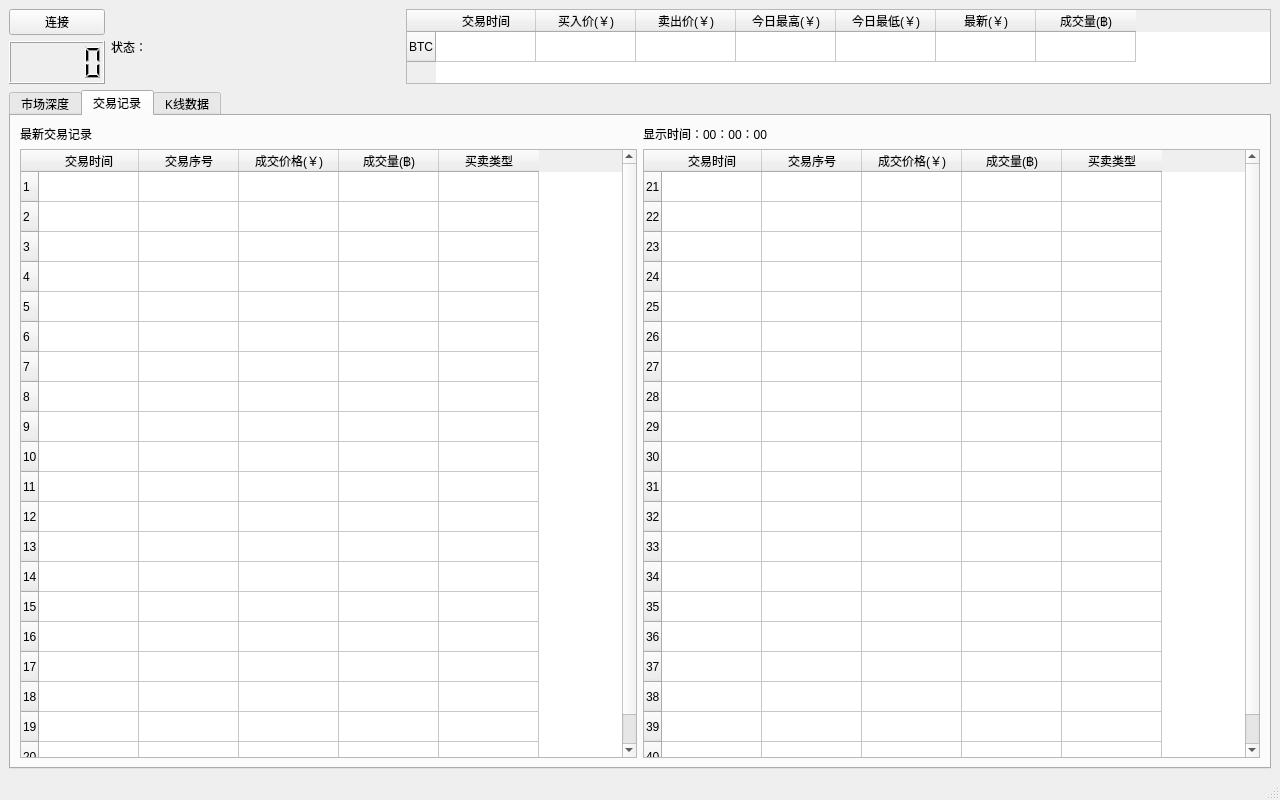
<?xml version="1.0" encoding="UTF-8"?>
<ui version="4.0">
 <class>MainWindow</class>
 <widget class="QMainWindow" name="MainWindow">
  <property name="geometry">
   <rect>
    <x>0</x>
    <y>0</y>
    <width>1280</width>
    <height>800</height>
   </rect>
  </property>
  <property name="windowTitle">
   <string>MainWindow</string>
  </property>
  <widget class="QWidget" name="centralwidget">
   <layout class="QVBoxLayout" name="verticalLayout_3">
    <item>
     <layout class="QVBoxLayout" name="verticalLayout" stretch="1,9">
      <item>
       <layout class="QHBoxLayout" name="horizontalLayout" stretch="1,3,9">
        <item>
         <layout class="QVBoxLayout" name="verticalLayout_4">
          <item>
           <widget class="QPushButton" name="connect_button">
            <property name="text">
             <string>连接</string>
            </property>
           </widget>
          </item>
          <item>
           <widget class="QLCDNumber" name="lcdNumber"/>
          </item>
         </layout>
        </item>
        <item>
         <widget class="QLabel" name="status_label">
          <property name="text">
           <string>状态：</string>
          </property>
         </widget>
        </item>
        <item>
         <widget class="QTableWidget" name="ticker_table">
          <property name="layoutDirection">
           <enum>Qt::LeftToRight</enum>
          </property>
          <property name="autoFillBackground">
           <bool>false</bool>
          </property>
          <property name="locale">
           <locale language="Chinese" country="China"/>
          </property>
          <row>
           <property name="text">
            <string>BTC</string>
           </property>
          </row>
          <column>
           <property name="text">
            <string>交易时间</string>
           </property>
          </column>
          <column>
           <property name="text">
            <string>买入价(￥)</string>
           </property>
          </column>
          <column>
           <property name="text">
            <string>卖出价(￥)</string>
           </property>
          </column>
          <column>
           <property name="text">
            <string>今日最高(￥)</string>
           </property>
          </column>
          <column>
           <property name="text">
            <string>今日最低(￥)</string>
           </property>
          </column>
          <column>
           <property name="text">
            <string>最新(￥)</string>
           </property>
          </column>
          <column>
           <property name="text">
            <string>成交量(฿)</string>
           </property>
          </column>
          <item row="0" column="0">
           <property name="text">
            <string/>
           </property>
          </item>
         </widget>
        </item>
       </layout>
      </item>
      <item>
       <layout class="QVBoxLayout" name="verticalLayout_2">
        <item>
         <widget class="QTabWidget" name="tabWidget">
          <property name="currentIndex">
           <number>1</number>
          </property>
          <widget class="QWidget" name="depth_tab">
           <attribute name="title">
            <string>市场深度</string>
           </attribute>
           <layout class="QVBoxLayout" name="verticalLayout_11">
            <item>
             <layout class="QHBoxLayout" name="horizontalLayout_2" stretch="1,1">
              <item>
               <layout class="QVBoxLayout" name="verticalLayout_5" stretch="0,0">
                <item>
                 <widget class="QLabel" name="depth_label_1">
                  <property name="text">
                   <string>最新市场深度 0.01</string>
                  </property>
                 </widget>
                </item>
                <item>
                 <widget class="QTableWidget" name="depth_table_1">
                  <row>
                   <property name="text">
                    <string>1</string>
                   </property>
                  </row>
                  <row>
                   <property name="text">
                    <string>2</string>
                   </property>
                  </row>
                  <row>
                   <property name="text">
                    <string>3</string>
                   </property>
                  </row>
                  <row>
                   <property name="text">
                    <string>4</string>
                   </property>
                  </row>
                  <row>
                   <property name="text">
                    <string>5</string>
                   </property>
                  </row>
                  <row>
                   <property name="text">
                    <string>6</string>
                   </property>
                  </row>
                  <row>
                   <property name="text">
                    <string>7</string>
                   </property>
                  </row>
                  <row>
                   <property name="text">
                    <string>8</string>
                   </property>
                  </row>
                  <row>
                   <property name="text">
                    <string>9</string>
                   </property>
                  </row>
                  <row>
                   <property name="text">
                    <string>10</string>
                   </property>
                  </row>
                  <row>
                   <property name="text">
                    <string>11</string>
                   </property>
                  </row>
                  <row>
                   <property name="text">
                    <string>12</string>
                   </property>
                  </row>
                  <row>
                   <property name="text">
                    <string>13</string>
                   </property>
                  </row>
                  <row>
                   <property name="text">
                    <string>14</string>
                   </property>
                  </row>
                  <row>
                   <property name="text">
                    <string>15</string>
                   </property>
                  </row>
                  <row>
                   <property name="text">
                    <string>16</string>
                   </property>
                  </row>
                  <row>
                   <property name="text">
                    <string>17</string>
                   </property>
                  </row>
                  <row>
                   <property name="text">
                    <string>18</string>
                   </property>
                  </row>
                  <row>
                   <property name="text">
                    <string>19</string>
                   </property>
                  </row>
                  <row>
                   <property name="text">
                    <string>20</string>
                   </property>
                  </row>
                  <column>
                   <property name="text">
                    <string>买入价(￥)</string>
                   </property>
                  </column>
                  <column>
                   <property name="text">
                    <string>委单量(฿)</string>
                   </property>
                  </column>
                  <column>
                   <property name="text">
                    <string>卖出价(￥)</string>
                   </property>
                  </column>
                  <column>
                   <property name="text">
                    <string>委单量(฿)</string>
                   </property>
                  </column>
                 </widget>
                </item>
               </layout>
              </item>
              <item>
               <layout class="QVBoxLayout" name="verticalLayout_7" stretch="0,0">
                <item>
                 <widget class="QLabel" name="depth_label_2">
                  <property name="text">
                   <string>显示时间：00：00：00</string>
                  </property>
                 </widget>
                </item>
                <item>
                 <widget class="QTableWidget" name="depth_table_2">
                  <row>
                   <property name="text">
                    <string>21</string>
                   </property>
                  </row>
                  <row>
                   <property name="text">
                    <string>22</string>
                   </property>
                  </row>
                  <row>
                   <property name="text">
                    <string>23</string>
                   </property>
                  </row>
                  <row>
                   <property name="text">
                    <string>24</string>
                   </property>
                  </row>
                  <row>
                   <property name="text">
                    <string>25</string>
                   </property>
                  </row>
                  <row>
                   <property name="text">
                    <string>26</string>
                   </property>
                  </row>
                  <row>
                   <property name="text">
                    <string>27</string>
                   </property>
                  </row>
                  <row>
                   <property name="text">
                    <string>28</string>
                   </property>
                  </row>
                  <row>
                   <property name="text">
                    <string>29</string>
                   </property>
                  </row>
                  <row>
                   <property name="text">
                    <string>30</string>
                   </property>
                  </row>
                  <row>
                   <property name="text">
                    <string>31</string>
                   </property>
                  </row>
                  <row>
                   <property name="text">
                    <string>32</string>
                   </property>
                  </row>
                  <row>
                   <property name="text">
                    <string>33</string>
                   </property>
                  </row>
                  <row>
                   <property name="text">
                    <string>34</string>
                   </property>
                  </row>
                  <row>
                   <property name="text">
                    <string>35</string>
                   </property>
                  </row>
                  <row>
                   <property name="text">
                    <string>36</string>
                   </property>
                  </row>
                  <row>
                   <property name="text">
                    <string>37</string>
                   </property>
                  </row>
                  <row>
                   <property name="text">
                    <string>38</string>
                   </property>
                  </row>
                  <row>
                   <property name="text">
                    <string>39</string>
                   </property>
                  </row>
                  <row>
                   <property name="text">
                    <string>40</string>
                   </property>
                  </row>
                  <column>
                   <property name="text">
                    <string>买入价(￥)</string>
                   </property>
                  </column>
                  <column>
                   <property name="text">
                    <string>委单量(฿)</string>
                   </property>
                  </column>
                  <column>
                   <property name="text">
                    <string>卖出价(￥)</string>
                   </property>
                  </column>
                  <column>
                   <property name="text">
                    <string>委单量(฿)</string>
                   </property>
                  </column>
                 </widget>
                </item>
               </layout>
              </item>
             </layout>
            </item>
           </layout>
          </widget>
          <widget class="QWidget" name="trades_tab">
           <attribute name="title">
            <string>交易记录</string>
           </attribute>
           <layout class="QVBoxLayout" name="verticalLayout_12">
            <item>
             <layout class="QHBoxLayout" name="horizontalLayout_3" stretch="1,1">
              <item>
               <layout class="QVBoxLayout" name="verticalLayout_6" stretch="0,0">
                <item>
                 <widget class="QLabel" name="trades_label_1">
                  <property name="text">
                   <string>最新交易记录</string>
                  </property>
                 </widget>
                </item>
                <item>
                 <widget class="QTableWidget" name="trades_table_1">
                  <row>
                   <property name="text">
                    <string>1</string>
                   </property>
                  </row>
                  <row>
                   <property name="text">
                    <string>2</string>
                   </property>
                  </row>
                  <row>
                   <property name="text">
                    <string>3</string>
                   </property>
                  </row>
                  <row>
                   <property name="text">
                    <string>4</string>
                   </property>
                  </row>
                  <row>
                   <property name="text">
                    <string>5</string>
                   </property>
                  </row>
                  <row>
                   <property name="text">
                    <string>6</string>
                   </property>
                  </row>
                  <row>
                   <property name="text">
                    <string>7</string>
                   </property>
                  </row>
                  <row>
                   <property name="text">
                    <string>8</string>
                   </property>
                  </row>
                  <row>
                   <property name="text">
                    <string>9</string>
                   </property>
                  </row>
                  <row>
                   <property name="text">
                    <string>10</string>
                   </property>
                  </row>
                  <row>
                   <property name="text">
                    <string>11</string>
                   </property>
                  </row>
                  <row>
                   <property name="text">
                    <string>12</string>
                   </property>
                  </row>
                  <row>
                   <property name="text">
                    <string>13</string>
                   </property>
                  </row>
                  <row>
                   <property name="text">
                    <string>14</string>
                   </property>
                  </row>
                  <row>
                   <property name="text">
                    <string>15</string>
                   </property>
                  </row>
                  <row>
                   <property name="text">
                    <string>16</string>
                   </property>
                  </row>
                  <row>
                   <property name="text">
                    <string>17</string>
                   </property>
                  </row>
                  <row>
                   <property name="text">
                    <string>18</string>
                   </property>
                  </row>
                  <row>
                   <property name="text">
                    <string>19</string>
                   </property>
                  </row>
                  <row>
                   <property name="text">
                    <string>20</string>
                   </property>
                  </row>
                  <column>
                   <property name="text">
                    <string>交易时间</string>
                   </property>
                  </column>
                  <column>
                   <property name="text">
                    <string>交易序号</string>
                   </property>
                  </column>
                  <column>
                   <property name="text">
                    <string>成交价格(￥)</string>
                   </property>
                  </column>
                  <column>
                   <property name="text">
                    <string>成交量(฿)</string>
                   </property>
                  </column>
                  <column>
                   <property name="text">
                    <string>买卖类型</string>
                   </property>
                  </column>
                 </widget>
                </item>
               </layout>
              </item>
              <item>
               <layout class="QVBoxLayout" name="verticalLayout_8" stretch="0,0">
                <item>
                 <widget class="QLabel" name="trades_label_2">
                  <property name="text">
                   <string>显示时间：00：00：00</string>
                  </property>
                 </widget>
                </item>
                <item>
                 <widget class="QTableWidget" name="trades_table_2">
                  <row>
                   <property name="text">
                    <string>21</string>
                   </property>
                  </row>
                  <row>
                   <property name="text">
                    <string>22</string>
                   </property>
                  </row>
                  <row>
                   <property name="text">
                    <string>23</string>
                   </property>
                  </row>
                  <row>
                   <property name="text">
                    <string>24</string>
                   </property>
                  </row>
                  <row>
                   <property name="text">
                    <string>25</string>
                   </property>
                  </row>
                  <row>
                   <property name="text">
                    <string>26</string>
                   </property>
                  </row>
                  <row>
                   <property name="text">
                    <string>27</string>
                   </property>
                  </row>
                  <row>
                   <property name="text">
                    <string>28</string>
                   </property>
                  </row>
                  <row>
                   <property name="text">
                    <string>29</string>
                   </property>
                  </row>
                  <row>
                   <property name="text">
                    <string>30</string>
                   </property>
                  </row>
                  <row>
                   <property name="text">
                    <string>31</string>
                   </property>
                  </row>
                  <row>
                   <property name="text">
                    <string>32</string>
                   </property>
                  </row>
                  <row>
                   <property name="text">
                    <string>33</string>
                   </property>
                  </row>
                  <row>
                   <property name="text">
                    <string>34</string>
                   </property>
                  </row>
                  <row>
                   <property name="text">
                    <string>35</string>
                   </property>
                  </row>
                  <row>
                   <property name="text">
                    <string>36</string>
                   </property>
                  </row>
                  <row>
                   <property name="text">
                    <string>37</string>
                   </property>
                  </row>
                  <row>
                   <property name="text">
                    <string>38</string>
                   </property>
                  </row>
                  <row>
                   <property name="text">
                    <string>39</string>
                   </property>
                  </row>
                  <row>
                   <property name="text">
                    <string>40</string>
                   </property>
                  </row>
                  <column>
                   <property name="text">
                    <string>交易时间</string>
                   </property>
                  </column>
                  <column>
                   <property name="text">
                    <string>交易序号</string>
                   </property>
                  </column>
                  <column>
                   <property name="text">
                    <string>成交价格(￥)</string>
                   </property>
                  </column>
                  <column>
                   <property name="text">
                    <string>成交量(฿)</string>
                   </property>
                  </column>
                  <column>
                   <property name="text">
                    <string>买卖类型</string>
                   </property>
                  </column>
                 </widget>
                </item>
               </layout>
              </item>
             </layout>
            </item>
           </layout>
          </widget>
          <widget class="QWidget" name="kline_tab">
           <attribute name="title">
            <string>K线数据</string>
           </attribute>
           <layout class="QVBoxLayout" name="verticalLayout_10">
            <item>
             <layout class="QVBoxLayout" name="verticalLayout_9" stretch="0,0">
              <item>
               <widget class="QLabel" name="kline_label">
                <property name="text">
                 <string>K线数据~~~~~~~</string>
                </property>
               </widget>
              </item>
              <item>
               <widget class="QTableWidget" name="kline_table">
                <property name="autoScroll">
                 <bool>true</bool>
                </property>
                <property name="autoScrollMargin">
                 <number>16</number>
                </property>
                <property name="showGrid">
                 <bool>true</bool>
                </property>
                <property name="gridStyle">
                 <enum>Qt::SolidLine</enum>
                </property>
                <property name="sortingEnabled">
                 <bool>false</bool>
                </property>
                <property name="wordWrap">
                 <bool>true</bool>
                </property>
                <property name="cornerButtonEnabled">
                 <bool>true</bool>
                </property>
                <row>
                 <property name="text">
                  <string>1</string>
                 </property>
                </row>
                <row>
                 <property name="text">
                  <string>2</string>
                 </property>
                </row>
                <row>
                 <property name="text">
                  <string>3</string>
                 </property>
                </row>
                <row>
                 <property name="text">
                  <string>4</string>
                 </property>
                </row>
                <row>
                 <property name="text">
                  <string>5</string>
                 </property>
                </row>
                <row>
                 <property name="text">
                  <string>6</string>
                 </property>
                </row>
                <row>
                 <property name="text">
                  <string>7</string>
                 </property>
                </row>
                <row>
                 <property name="text">
                  <string>8</string>
                 </property>
                </row>
                <row>
                 <property name="text">
                  <string>9</string>
                 </property>
                </row>
                <row>
                 <property name="text">
                  <string>10</string>
                 </property>
                </row>
                <row>
                 <property name="text">
                  <string>11</string>
                 </property>
                </row>
                <row>
                 <property name="text">
                  <string>12</string>
                 </property>
                </row>
                <row>
                 <property name="text">
                  <string>13</string>
                 </property>
                </row>
                <row>
                 <property name="text">
                  <string>14</string>
                 </property>
                </row>
                <row>
                 <property name="text">
                  <string>15</string>
                 </property>
                </row>
                <row>
                 <property name="text">
                  <string>16</string>
                 </property>
                </row>
                <row>
                 <property name="text">
                  <string>17</string>
                 </property>
                </row>
                <row>
                 <property name="text">
                  <string>18</string>
                 </property>
                </row>
                <row>
                 <property name="text">
                  <string>19</string>
                 </property>
                </row>
                <row>
                 <property name="text">
                  <string>20</string>
                 </property>
                </row>
                <row>
                 <property name="text">
                  <string>21</string>
                 </property>
                </row>
                <row>
                 <property name="text">
                  <string>22</string>
                 </property>
                </row>
                <row>
                 <property name="text">
                  <string>23</string>
                 </property>
                </row>
                <row>
                 <property name="text">
                  <string>24</string>
                 </property>
                </row>
                <row>
                 <property name="text">
                  <string>25</string>
                 </property>
                </row>
                <row>
                 <property name="text">
                  <string>26</string>
                 </property>
                </row>
                <row>
                 <property name="text">
                  <string>27</string>
                 </property>
                </row>
                <row>
                 <property name="text">
                  <string>28</string>
                 </property>
                </row>
                <row>
                 <property name="text">
                  <string>29</string>
                 </property>
                </row>
                <row>
                 <property name="text">
                  <string>30</string>
                 </property>
                </row>
                <row>
                 <property name="text">
                  <string>31</string>
                 </property>
                </row>
                <row>
                 <property name="text">
                  <string>32</string>
                 </property>
                </row>
                <row>
                 <property name="text">
                  <string>33</string>
                 </property>
                </row>
                <row>
                 <property name="text">
                  <string>34</string>
                 </property>
                </row>
                <row>
                 <property name="text">
                  <string>35</string>
                 </property>
                </row>
                <row>
                 <property name="text">
                  <string>36</string>
                 </property>
                </row>
                <row>
                 <property name="text">
                  <string>37</string>
                 </property>
                </row>
                <row>
                 <property name="text">
                  <string>38</string>
                 </property>
                </row>
                <row>
                 <property name="text">
                  <string>39</string>
                 </property>
                </row>
                <row>
                 <property name="text">
                  <string>40</string>
                 </property>
                </row>
                <column>
                 <property name="text">
                  <string>交易时间</string>
                 </property>
                </column>
                <column>
                 <property name="text">
                  <string>开盘价(￥)</string>
                 </property>
                </column>
                <column>
                 <property name="text">
                  <string>最高价(￥)</string>
                 </property>
                </column>
                <column>
                 <property name="text">
                  <string>最低价(￥)</string>
                 </property>
                </column>
                <column>
                 <property name="text">
                  <string>收盘价(￥)</string>
                 </property>
                </column>
                <column>
                 <property name="text">
                  <string>成交量(฿)</string>
                 </property>
                </column>
               </widget>
              </item>
             </layout>
            </item>
           </layout>
          </widget>
         </widget>
        </item>
       </layout>
      </item>
     </layout>
    </item>
   </layout>
  </widget>
  <widget class="QMenuBar" name="menubar">
   <property name="geometry">
    <rect>
     <x>0</x>
     <y>0</y>
     <width>1280</width>
     <height>22</height>
    </rect>
   </property>
  </widget>
  <widget class="QStatusBar" name="statusbar"/>
 </widget>
 <resources/>
 <connections/>
</ui>
